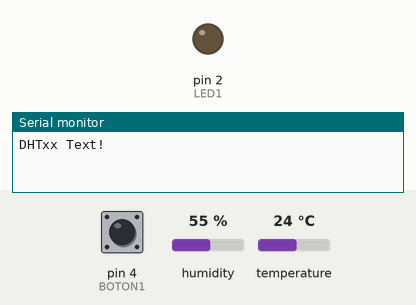
Simulated run of this sketch. Board: Arduino Uno, built with avr-gcc and run on an emulated ATmega328P. Parts: output pins drawn as LEDs (lit = HIGH), the last lines printed to the serial monitor. Inputs (shaded band) come from the test bench; at power-on: pin 4 (BOTON1) HIGH, humidity 55 %, temperature 24 °C.

Above: at 0.1 s.
At 2.1 s:
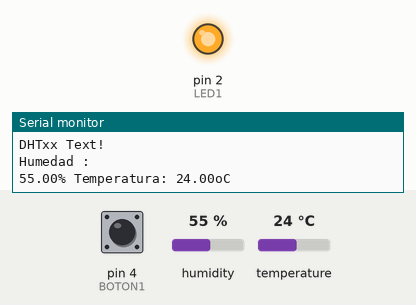
Timing chart, 0 to 3.6 s (numbered marks = the images above):
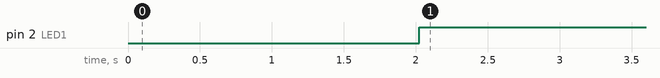

Measured:
- by itself, pin 2 (LED1): LOW → HIGH at 2.0 s

The sketch:

Lectura_botones_leds.ino
```cpp
/*
 * Lectura de botones - Encendido de Leds
 * Por: Hugo Vargas
 * Fecha: 28 de junio de 2021
 *
 * Este programa muestra las instrucciones básicas para la lectura
 * de botones y el encendido de leds
 */

// Bibliotecas
#include "DHT.h"

// Constantes
#define DHTPIN 12
#define DHTTYPE DHT11

const int BOTON1 = 4;
const int LED1 = 2;

// Variables
int dato1;

// Definición de objetos
DHT dht(DHTPIN, DHTTYPE);

// Condiciones iniciales - Se ejecuta sólo una vez al energizar
void setup() {// Inicio de void setup ()
  // Aquí va tu código

  Serial.begin(9600);
  Serial.println(F("DHTxx Text!"));

  dht.begin();

  pinMode (BOTON1, INPUT_PULLUP); // Configurar el pin donde se conecta el boton como entrada
  pinMode (LED1, OUTPUT); //Cofigurar el pin donde se conecta el led como salida de voltaje
  digitalWrite (LED1, LOW); //0, false, LOW, 1, true, HIGH

}// Fin de void setup

// Cuerpo del programa - Se ejecuta constamente
void loop() {// Inicio de void loop
  // put your main code here, to run repeatedly:

  delay(2000); // es un sensor lento, lee cada 2 segundos, restricciones del tiempo
  float h = dht.readHumidity();
  float t = dht.readTemperature();
  if (isnan(h) || isnan(t)) {
    Serial.println(F("Faildes to read from DHT sensor!"));
    return;
  }
  Serial.println(F("Humedad :"));
  Serial.print(h);
  Serial.print(F("% Temperatura: "));
  Serial.print(t);
  Serial.println(F("oC "));


  dato1 = digitalRead (BOTON1); // Leer el boton
  digitalWrite (LED1, dato1);


}// Fin de void loop

// Funcioes del usuario
```
